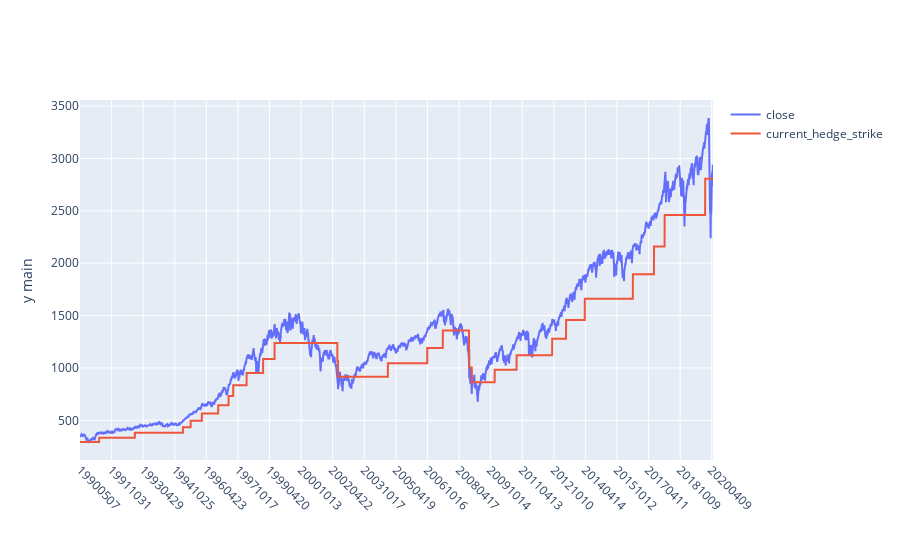

The code cell stored with this chart in its notebook:
### Markdown cell above
#### Step 05: graph the close of ^GSCP (SP 500) vs the strikes at which we hedged

### Code cell
dft_to_plot = dft[['settle_date','close','current_hedge_strike']]
# dft_to_plot = dft_to_plot[(dft_to_plot.settle_date>20080701) & ()]

iplot(plotly_plot(df_in=dft_to_plot,x_column='settle_date'))

### Figure 1 — Plotly figure (JSON) as saved in the notebook; plotly's stock layout.template omitted (floating-point values rounded to 4 significant figures; data arrays with more than 128 entries replaced by an {"elided": "..."} marker saying what was removed)
{"data": [{"name": "close", "type": "scatter", "x": {"elided": "7556 int values"}, "y": {"elided": "7556 float values"}, "yaxis": "y"}, {"name": "current_hedge_strike", "type": "scatter", "x": {"elided": "7556 int values"}, "y": {"elided": "7556 float values"}, "yaxis": "y"}], "layout": {"autosize": true, "margin": {"b": 100}, "title": {"x": 0.5, "xanchor": "center", "y": 0.9, "yanchor": "top"}, "xaxis": {"tickangle": 45, "ticktext": [19900507, 19911031, 19930429, 19941025, 19960423, 19971017, 19990420, 20001013, 20020422, 20031017, 20050419, 20061016, 20080417, 20091014, 20110413, 20121010, 20140414, 20151012, 20170411, 20181009, 20200409], "tickvals": [19900507, 19911031, 19930429, 19941025, 19960423, 19971017, 19990420, 20001013, 20020422, 20031017, 20050419, 20061016, 20080417, 20091014, 20110413, 20121010, 20140414, 20151012, 20170411, 20181009, 20200409], "type": "category"}, "yaxis": {"title": {"text": "y main"}}, "yaxis2": {"overlaying": "y", "side": "right", "title": {"text": "y alt"}}}}
